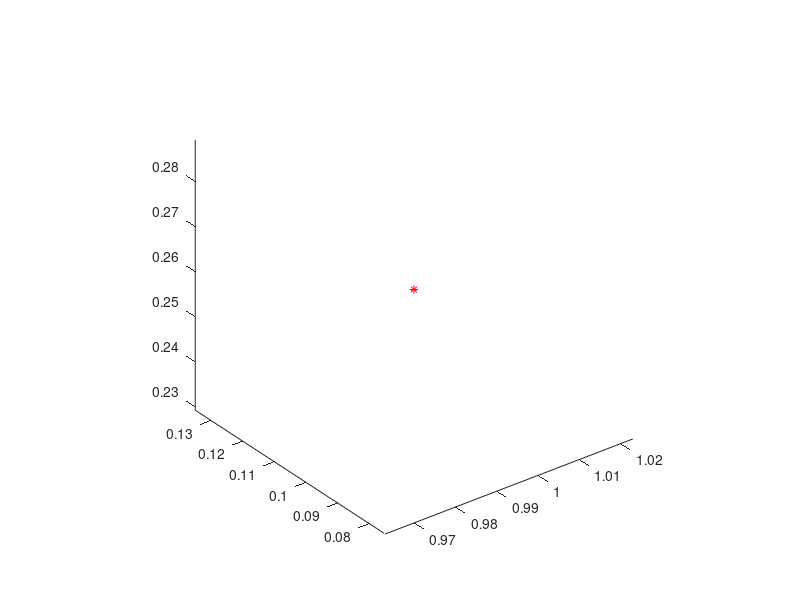

Source code (MATLAB): (Note: this script raises an error after producing the figure.)
clc; clear; close all

% mesh
tri = importdata('tri.dat');
xyz = importdata('xyz.dat');
uv = importdata('uv.dat');
idstyp = importdata('idstyp.dat');

xyzs = importdata('xyz_smooth.dat');

xyz = importdata('xyz_smooth.dat');
idstyp = importdata('idstyp_smooth.dat');

% vertex displacement
dxyz = importdata('debug_dxyz.dat');

dxyz(491,:) = [
0.0000000000000000        1.7193342914554384E-003   8.4853348570061596E-004
];

figure('units','normalized','position',[.15 .15 .7 .7]);
hold on

trisurf(tri, xyz(:,1), xyz(:,2), xyz(:,3), ...
    'facecolor', 'w', 'specularstrength', 0, 'edgecolor', 'k');

% quiver3(xyz(:,1), xyz(:,2), xyz(:,3), ...
%     dxyz(:,1), dxyz(:,2), dxyz(:,3), ...
%     0, 'color', 'r', 'maxheadsize', 1);

% l = 4243;
% l = 19408;
% l = 13887;%2045;
l = 2045;
plot3( xyz(l,1), xyz(l,2), xyz(l,3), 'r*' );
quiver3(xyz(l,1), xyz(l,2), xyz(l,3), ...
    dxyz(l,1), dxyz(l,2), dxyz(l,3), ...
    0, 'color', 'r', 'maxheadsize', 1);
% k = 4261;
% k = [19409, 4261];
% k = [1936, 4261];
k = [22723,22724,22725,22726];
% plot3( xyz(k,1), xyz(k,2), xyz(k,3), 'g*' ); 


aabb = xyz(l,[1,1,2,2,3,3]) + 3e-2 * repmat([-1,1],1,3);



% axis image vis3d
axis(aabb); daspect([1,1,1]);
axis vis3d
view(3)
camproj('persp');
if 1
    [azl,ell] = deal( 120, 60 );
    [xl,yl,zl] = sph2cart( pi()*azl/180, pi()*ell/180, 10 );
    light( 'style', 'infinite', 'position', [xl,yl,zl] );
    light( 'style', 'infinite', 'position', [-xl,-yl,-0.5*zl], 'color', 0.7*[1,1,1] );
end


idstyp(l,:)
idstyp(k,:)


norm( xyz(l,:) - xyzs(l,:) )


% dxyz(l,:) * ( xyz(k,:) - repmat(xyz(l,:), length(k), 1) )'

uv(l,1:2)

return

figure('units','normalized','position',[.15 .15 .7 .7]);
hold on

trisurf(tri, xyzs(:,1), xyzs(:,2), xyzs(:,3), ...
    'facecolor', 'w', 'specularstrength', 0, 'edgecolor', 'k');

plot3( xyzs(l,1), xyzs(l,2), xyzs(l,3), 'r*' );
% axis image vis3d
axis(aabb); daspect([1,1,1]);
axis vis3d
view(3)
camproj('persp');
if 1
    [azl,ell] = deal( 120, 60 );
    [xl,yl,zl] = sph2cart( pi()*azl/180, pi()*ell/180, 10 );
    light( 'style', 'infinite', 'position', [xl,yl,zl] );
    light( 'style', 'infinite', 'position', [-xl,-yl,-0.5*zl], 'color', 0.7*[1,1,1] );
end





return
% close all


x = [
    -8.0000000000000002E-002   5.8778525229246988E-002   8.0901699437494617E-002
    ];


d = [
    0.0000000000000000       -1.1799653577694766E-003   9.4490502347265124E-004
    ];

p = [
    -8.0000000000000002E-002   6.3263862061072512E-002   7.7444714197403855E-002
  -8.0000000000000002E-002   5.8778525229246988E-002   8.0901699437494617E-002
  ];



% J = [
%     -7.0685834705759912E-002  -1.7740149627076818E-014   0.0000000000000000     
%    0.0000000000000000        0.0000000000000000        7.5281646624104331E-002
%    0.16948314285097521        0.0000000000000000        1.7636199571454715E-002
%   -2.0816681711721685E-017   0.0000000000000000       -9.5281646624104321E-002
%    ];
% 
% 
% 
% J(1:2,:)' * [2.2981173103812625E-003 ; -1.4242238149147395E-002] - d'
% J(3:4,:)' * [-9.5846901115653651E-004 ; 1.1075326950213083E-002] - d'



figure('units','normalized','position',[.15 .15 .7 .7]);
hold on

trisurf(tri, xyz(:,1), xyz(:,2), xyz(:,3), ...
    'facecolor', 'w', 'specularstrength', 0, 'edgecolor', 'k');

% for i = 1:2
%     quiver3(x(:,1), x(:,2), x(:,3), J(i,1), J(i,2), J(i,3), 'b');
% end

plot3(x(:,1), x(:,2), x(:,3), 'go');
quiver3(x(:,1), x(:,2), x(:,3), d(:,1), d(:,2), d(:,3), ...
    0, 'color', 'r', 'maxheadsize', 1);

plot3(p(:,1), p(:,2), p(:,3), 'y.-', 'markersize', 10);

axis(aabb); daspect([1,1,1]);
axis vis3d
view(3)
camproj('persp');
if 1
    [azl,ell] = deal( 120, 60 );
    [xl,yl,zl] = sph2cart( pi()*azl/180, pi()*ell/180, 10 );
    light( 'style', 'infinite', 'position', [xl,yl,zl] );
    light( 'style', 'infinite', 'position', [-xl,-yl,-0.5*zl], 'color', 0.7*[1,1,1] );
end







u = [
    -0.41993545977606123       0.85480037908316620
%     -0.27323954473512879        1.0000000000000000
    ]';

p = [
    -0.46213286263925812       0.83274407576811926     
 -0.41993545977606123       0.85480037908316620
%     -0.19366207318918069        1.0000000000000000     
%  -0.27323954473512879        1.0000000000000000
 ]';

du = [
    -8.1873061497877743E-003  -4.0406356461933496E-003
%     1.5257529859474579E-002   5.5436443983390216E-005
   ]';

tng = [
    -4.2740018954159398        7.9577471545958209     
  -2.0996772988800476        0.0000000000000000
  ];
tng = norm(du) * tng;


addpath('/stck8/bandrieu/Bureau/CYPRES/FFTsurf/Matlab/Chebyshev/');
addpath('/stck8/bandrieu/Bureau/CYPRES/FFTsurf/FORTRAN/Chebyshev/');
addpath('/stck8/bandrieu/Bureau/CYPRES/FFTsurf/FORTRAN/Intersection/Curve-Surface_2/');
% c = readCoeffs2('../../propergol/C_002.cheb');
% c = readCoeffs2('../../propergol/C_002.cheb');


sens = 1;

(-1)^sens * det([p(:,2) - p(:,1), u + du - p(:,1)])

figure;
hold on
if sens == 1
    quiver(p(1,2), p(2,2), p(1,1) - p(1,2), p(2,1) - p(2,2), 0, 'b', 'maxheadsize', 1)
else
    quiver(p(1,1), p(2,1), p(1,2) - p(1,1), p(2,2) - p(2,1), 0, 'b', 'maxheadsize', 1)
end
quiver(u(1), u(2), du(1), du(2), 0, 'r', 'maxheadsize', 1)

quiver(u(1), u(2), tng(1,sens), tng(2,sens), 0, 'g', 'maxheadsize', 1)

axis image

% t = linspace(0,2*pi(),1e3);
% r = 1 / 1.05;
% plot(r*cos(t), r*sin(t), 'k-');

return
% close all
% figure;
% hold on
% 
% c = readCoeffs2('../../propergol/C_002.cheb');
% surf_chebyshev(c, 1);
% 
% c = readCoeffs2('../../propergol/C_022.cheb');
% surf_chebyshev(c, 1);
% 
% plot3(xyz(l,1), xyz(l,2), xyz(l,3), 'k*');
% 
% axis image vis3d
% view(3)
% camproj('persp');
% if 1
%     [azl,ell] = deal( 120, 60 );
%     [xl,yl,zl] = sph2cart( pi()*azl/180, pi()*ell/180, 10 );
%     light( 'style', 'infinite', 'position', [xl,yl,zl] );
%     light( 'style', 'infinite', 'position', [-xl,-yl,-0.5*zl], 'color', 0.7*[1,1,1] );
% end

